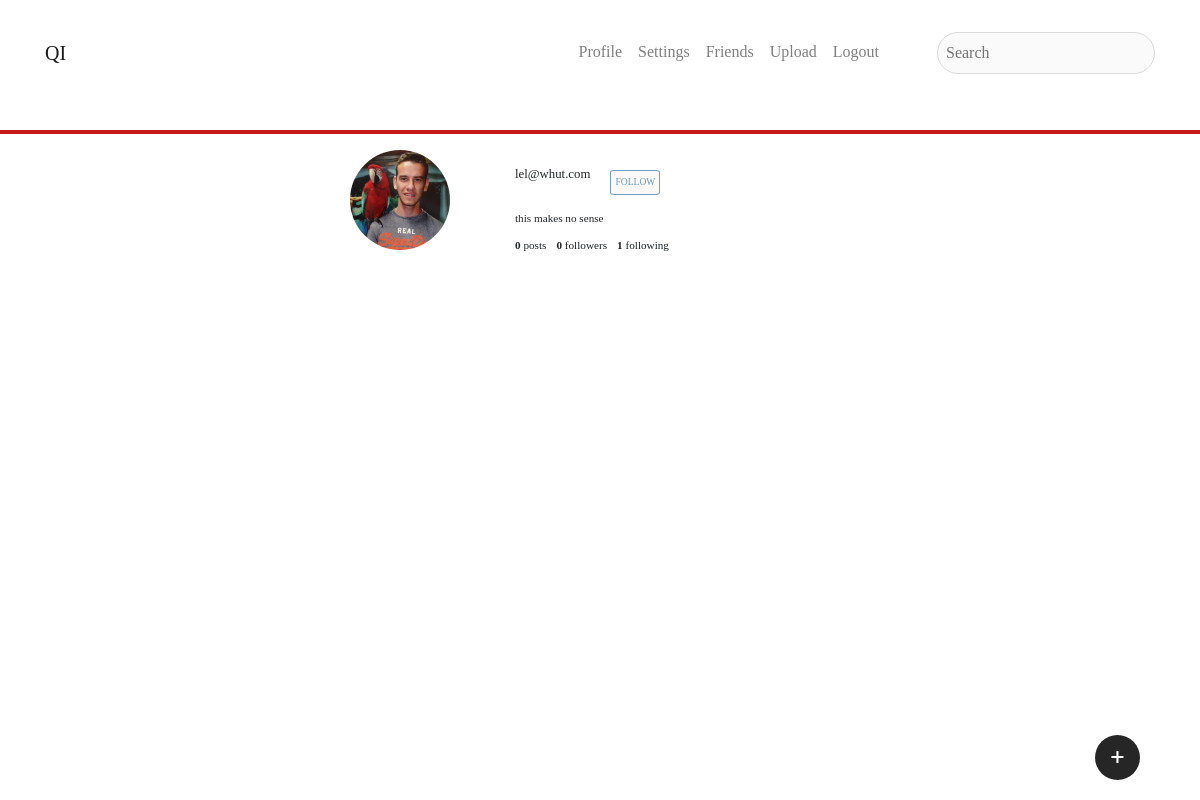
/profile.php?userID=54 (signed in), run on the app's committed database.
### tables this page shows
CREATE TABLE `users` (
  `id` int(11) NOT NULL,
  `email` varchar(255) NOT NULL,
  `password` varchar(255) NOT NULL,
  `avatar` varchar(500) NOT NULL,
  `bio` varchar(150) NOT NULL,
  `firstname` varchar(255) NOT NULL,
  `lastname` varchar(255) NOT NULL
);

### classes/User.class.php (called while the page is built, shortened)
<?php
class User{
    public function getProfile($userid)
    {
        $conn=Db::getInstance();
        $getProfile = $conn->prepare("select * from users where id = :id");
        $getProfile->bindValue(':id',$userid);
        $getProfile->execute();
        $profileInfo = $getProfile->fetch(PDO::FETCH_ASSOC);
        return $profileInfo;
    }
    public function getPostCount($userid){
        $conn=Db::getInstance();
        $statement = $conn->prepare("select * from posts where imageuserid = :userid order by timestamp desc");
        $statement->bindValue(':userid', $userid);
        $statement->execute();
        $statement->fetchAll();
        $postCount = $statement->rowCount();
        return $postCount;
    }
    public function getFollowCount($userid){
        $conn=Db::getInstance();
        $getFollowings = $conn->prepare("select * from friendlist where userid = :userid");
        $getFollowings->bindValue(":userid", $userid);
        $getFollowings->execute();
        $followingCount = $getFollowings->rowCount();
        return $followingCount;
    }
    public function getFollowerCount($userid){
        $conn=Db::getInstance();
        $getFollows = $conn->prepare("select * from friendlist where friendid = :friendid");
        $getFollows->bindValue(":friendid", $userid);
        $getFollows->execute();
        $followCount = $getFollows->rowCount();
        return $followCount;
    }
    public function followCheck(){
        $conn=Db::getInstance();
        $targetUserID = $_SESSION['targetUserID'];
        $userid = $_SESSION['userid'];
        $getFollowInfo = $conn->prepare("select * from friendlist where userid = :userid and friendid =  :targetUserID");
        $getFollowInfo->bindValue(":userid", $userid);
        $getFollowInfo->bindValue(":targetUserID", $targetUserID);
        $getFollowInfo->execute();
        $count = $getFollowInfo->rowCount();
        if($count > 0){
            return true;
        }
        else {
            return false;
        }
    }
}

### profile.php (the view, shortened to what this page needs)
<?php
include_once ("classes/User.class.php");
if(!empty($_GET)) {
    $userID = $_GET['userID'];
    $profile = new User();
    $r=$profile->getProfile($userID);
    $followers=$profile->getFollowCount($userID);
    $follow=$profile->getFollowerCount($userID);
    $postcount=$profile->getPostCount($userID);
    $username = $r['email'];
    $bioText = $r['bio'];
    $avatar = $r['avatar'];
    $userID = $r['id'];
if($_SESSION['userid']===$_SESSION['targetUserID']){
        $show="show";
        $btnClass="";
        $btnText="";
        $feed = new User();
        $res = $feed->getProfileFeed($userID);
}else   {
        $show="";
        if ($profile->followCheck()) {
            $btnClass = "btnUnfollow";
            $btnText = "FOLLOWING";
            $feed = new User();
            $res = $feed->getProfileFeed($userID);
        } else {
            $btnClass = "btnFollow";
            $btnText = "Follow";
        }
}
}
?><!doctype html>
<html lang="en">
<head>
    <link rel="stylesheet" href="css/reset.css">
    <link rel="stylesheet" href="css/profile.css">
</head>
<body>
<?php include_once ('includes/nav.inc.php');?>
<div  style="padding-top: 120px; id="box">
<div class="profileInfo">
    <img class="profilePhoto" src="<?php echo $avatar?>" alt="profile photo">
    <div class="profileDetails">
        <div class="editProfile">
            <p class="userName"><?php echo $username; ?></p>
            <button id="<?php echo $show?>" class="<?php echo $btnClass; ?>"><?php echo $btnText; ?></button>
        </div>
        <p class="userDescription"><?php echo $bioText; ?></p>
        <ul class="userStats">
            <li><span><?php echo $postcount; ?></span> posts</li>
            <li><span><?php echo $follow?></span> followers</li>
            <li><span><?php echo $followers?></span> following</li>
        </ul>
    </div>
</div>
</div>
    <a href="imageupload.php" id="floatingBtn">+</a>
</body>
</html>

### css/profile.css (style rules this page uses)
body { font-family: Oswald; background-color: #FAFAFA; color: #4E606A; margin-bottom: 30px; }
body a { text-decoration: none; color: #30618B; }
.profileInfo { width: 50%; height: 150px; margin-left: auto; margin-right: auto; padding-top: 30px; }
.profilePhoto { object-fit: cover; max-width: 100px; height: 100px; border-radius: 100%; float: left; margin-left: 50px; margin-right: 30px; }
.profileDetails { float:left; padding-top: 15px; margin-left: 35px; }
.editProfile { display: flex; align-items: center; margin-bottom: 10px; }
.btnFollow, .btnUnfollow, .unfollowed { background-color: #fbf9f7; border:1px solid #719DBE; font-family: 'Oswald'; margin-left: 20px; text-transform: uppercase; color: #719DBE; padding:4px 4px 4px 4px; font-size: 0.6em; border-radius: 10%; }
.userDescription { font-size: 0.7em; margin-bottom: 10px; font-family: Oswald; }
.userName { font-family: Oswald; }
.userStats { display: flex; flex-direction: row; font-size: 0.7em; font-family: Oswald; }
.userStats li { margin-right: 10px; font-family: Oswald; }
.userStats span { font-weight: bold; font-family: Oswald; }
#floatingBtn { color: white; position: fixed; text-align: center; bottom: 20px; right: 5%; box-sizing: border-box; padding-top: 20px; line-height: 0px; font-size: 1.6em; background-color: #262626; width: 45px; height: 45px; border: 0px; border-radius: 100%; }
#floatingBtn a:active,a:link,a:visited { text-decoration: none; }
p { margin-top : 15px; font-size: .8em; }
button { cursor: pointer; }

### data on the page
users: avatar (picture), email "lel@whut.com", bio "this makes no sense"

### other printed values
$btnText "FOLLOW"
$postcount "0"
$follow "0"
$followers "1"
